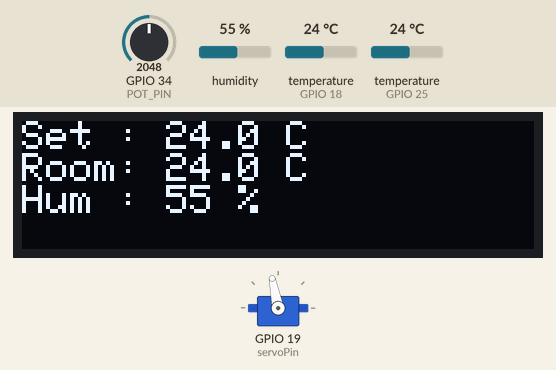
Bench run of a sketch on a simulated ESP32. Parts: servo, 128×32 one-colour display. The test bench sets the inputs (shaded band); at power-on: temperature (sensors on GPIO 25, GPIO 18) 24 °C, GPIO 34 (POT_PIN) = 2048, humidity 55 %.

Above: at 5.9 s.
6.0 s: temperature (sensor on GPIO 25) set to 28 °C
At 10.5 s:
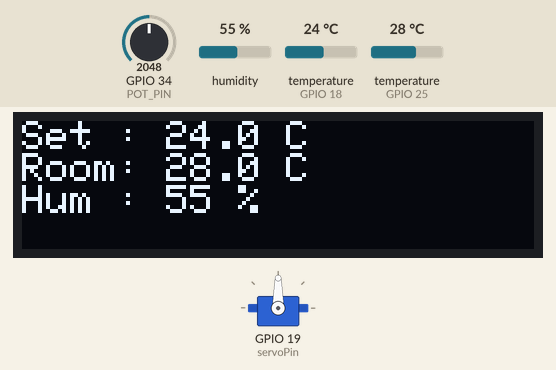
10.9 s: GPIO 34 (POT_PIN) set to 1660
At 13.4 s:
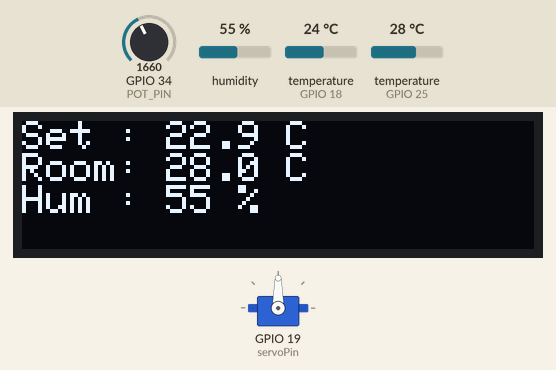
15.8 s: humidity set to 22 %
At 21.6 s:
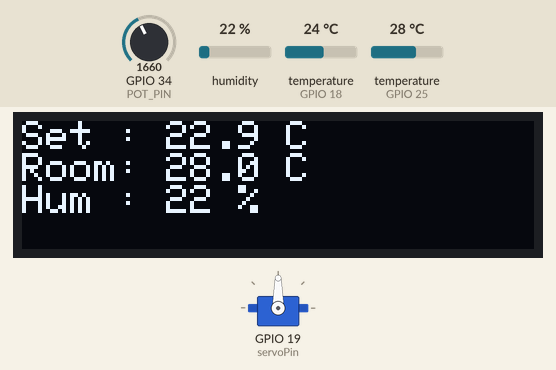
22.0 s: GPIO 34 (POT_PIN) set to 1740
At 25.7 s:
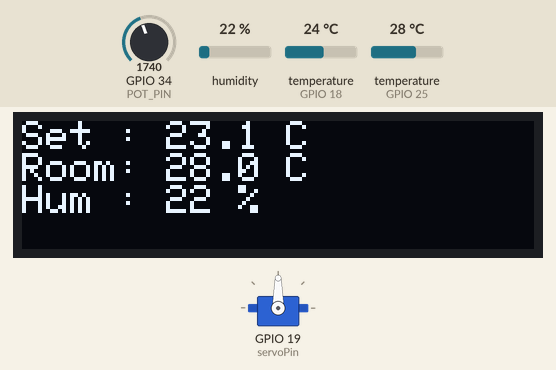
26.9 s: humidity set to 40 %
At 32.7 s:
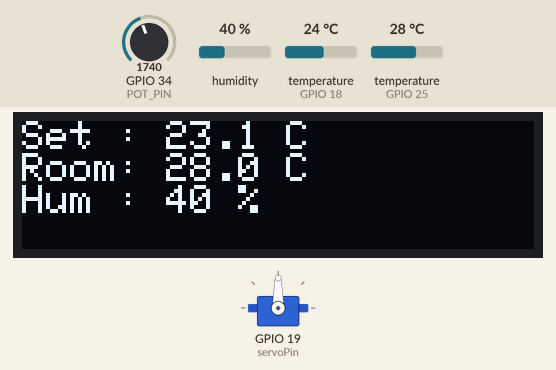
33.4 s: GPIO 34 (POT_PIN) set to 1510
At 36.8 s:
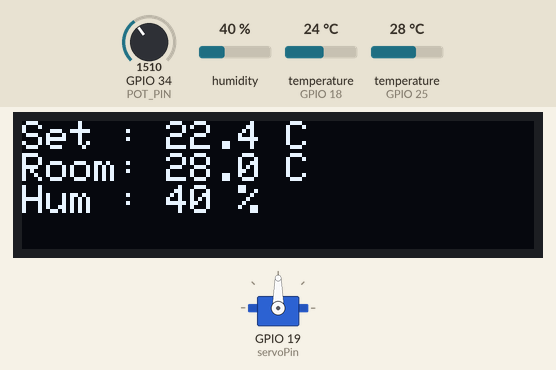
Timing chart, 0 to 38.3 s (numbered marks = the images above; inputs shaded):
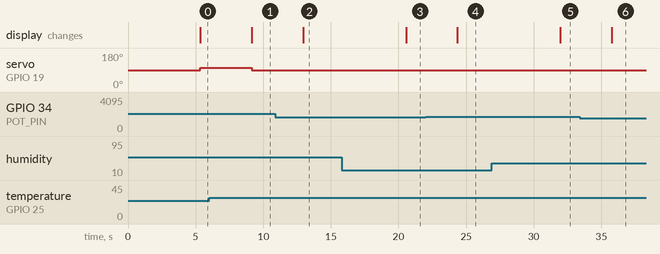

The sketch:

smartclimatecontrol.ino
```cpp
#include <OneWire.h>
#include <DallasTemperature.h>
#include <ESP32Servo.h>
#include <Wire.h>
#include <Adafruit_GFX.h>
#include <Adafruit_SSD1306.h>
#include <DHT.h>

// ----- OLED -----
#define SCREEN_WIDTH 128
#define SCREEN_HEIGHT 32
#define OLED_RESET -1
#define OLED_ADDRESS 0x3C
Adafruit_SSD1306 display(SCREEN_WIDTH, SCREEN_HEIGHT, &Wire, OLED_RESET);

// ----- DS18B20 -----
#define ONE_WIRE_BUS 18
OneWire onewire(ONE_WIRE_BUS);
DallasTemperature sensors(&onewire);
float temp = 0;

// ----- Серво -----
Servo myservo;
int servoPin = 19;

// ----- DHT11 -----
#define DHTPIN 25
#define DHTTYPE DHT11
DHT dht(DHTPIN, DHTTYPE);
float roomTemp = 0;
float humidity = 0;

// ----- Потенциометър -----
#define POT_PIN 34

// ----- SERVO PWM -----
#define SERVO_STOP 1500
#define SERVO_MIN  1550
#define SERVO_50   1625
#define SERVO_MAX  1700

// ----- PID променливи -----
float Kp = 20.0, Ki = 0.05, Kd = 10.0;
float error = 0, previousError = 0;
float integral = 0;
unsigned long lastTime = 0;

// ----- Adaptive PID -----
void adaptPID(float absError) {
  if (absError >= 5.0) {
    Kp = 30.0; Ki = 0.02; Kd = 15.0;
  }
  else if (absError >= 2.0) {
    Kp = 20.0; Ki = 0.05; Kd = 10.0;
  }
  else {
    Kp = 10.0; Ki = 0.1;  Kd = 5.0;
  }
}

int computePID(float setpoint, float measured) {
  unsigned long now = millis();
  float dt = (now - lastTime) / 1000.0;
  if (dt <= 0) dt = 0.1;

  error = setpoint - measured;
  integral += error * dt;
  float derivative = (error - previousError) / dt;

  float output = Kp * error + Ki * integral + Kd * derivative;

  previousError = error;
  lastTime = now;

  output = constrain(output, 0, 200);
  return 1500 + output;
}

void setup() {
  Serial.begin(115200);

  sensors.begin();
  dht.begin();

  myservo.attach(servoPin, 500, 2500);

  Wire.begin(16, 17); // I2C за OLED
  if (!display.begin(SSD1306_SWITCHCAPVCC, OLED_ADDRESS)) {
    Serial.println("OLED not found");
    while (true);
  }

  display.clearDisplay();
  display.setTextColor(SSD1306_WHITE);
  display.setTextSize(1);
  display.setCursor(0, 0);
  display.println("DS18B20 READY");
  display.display();
  delay(1500);
}

void loop() {
  // ----- DS18B20 -----
  sensors.requestTemperatures();
  temp = sensors.getTempCByIndex(0);

  // ----- DHT11 -----
  roomTemp = dht.readTemperature();
  humidity = dht.readHumidity();

  if (isnan(roomTemp) || isnan(humidity)) {
    roomTemp = 0;
    humidity = 0;
  }

  delay(3000);

  // ----- Потенциометър -----
  int potValue = analogRead(POT_PIN);
  float setTemp = 18.0 + (potValue / 4095.0) * 12.0;

  // ----- SERIAL PLOTTER -----
  /*
  Serial.print("SystemTemp:");
  Serial.print(temp);
  Serial.print(" ");

  Serial.print("RoomTemp:");
  Serial.print(roomTemp);
  Serial.print(" ");

  Serial.print("SetTemp:");
  Serial.print(setTemp);
  Serial.print(" ");

  Serial.print("Error:");
  Serial.println(setTemp - roomTemp);
  */

  // ----- OLED -----
  display.clearDisplay();
  display.setCursor(0, 0);
  display.print("Set : ");  display.print(setTemp, 1); display.println(" C");
  display.print("Room: ");  display.print(roomTemp, 1); display.println(" C");
  display.print("Hum : ");  display.print(humidity, 0); display.println(" %");
  display.display();

  float sysError = setTemp - temp;
  float absSystemError = abs(sysError);
  float roomError = setTemp - roomTemp;
  float absRoomError = abs(roomError);

  // ---- Защита ----
  if (temp < setTemp - 5) {
    myservo.writeMicroseconds(SERVO_STOP);
  }

  // ---- Логическо управление ----
  else if (temp >= setTemp && roomTemp < setTemp) {
    if (absRoomError >= 5)
      myservo.writeMicroseconds(SERVO_MAX);
    else if (absRoomError > 2)
      myservo.writeMicroseconds(SERVO_50);
    else
      myservo.writeMicroseconds(SERVO_MIN);
  }

  else if (temp < setTemp && roomTemp < setTemp) {
    if (sysError <= 2)
      myservo.writeMicroseconds(SERVO_50);
    else
      myservo.writeMicroseconds(SERVO_MIN);
  }

  else if (roomTemp > setTemp) {
    myservo.writeMicroseconds(SERVO_STOP);
  }

  // ---- PID управление ----
  else {
    adaptPID(absRoomError);
    int pwm = computePID(setTemp, roomTemp);
    myservo.writeMicroseconds(constrain(pwm, SERVO_MIN, SERVO_MAX));
  }
}
```

Measured:
- after the input at 6.0 s, servo on GPIO 19 (servoPin): 101° → 90° after 3.2 s; the display: changes after 3.2 s (image 1)
- after the input at 10.9 s, the display: changes after 2.1 s (image 2)
- after the input at 15.8 s, the display: changes after 4.8 s (image 3)
- after the input at 22.0 s, the display: changes after 2.4 s (image 4)
- after the input at 26.9 s, the display: changes after 5.1 s (image 5)
- after the input at 33.4 s, the display: changes after 2.4 s (image 6)
